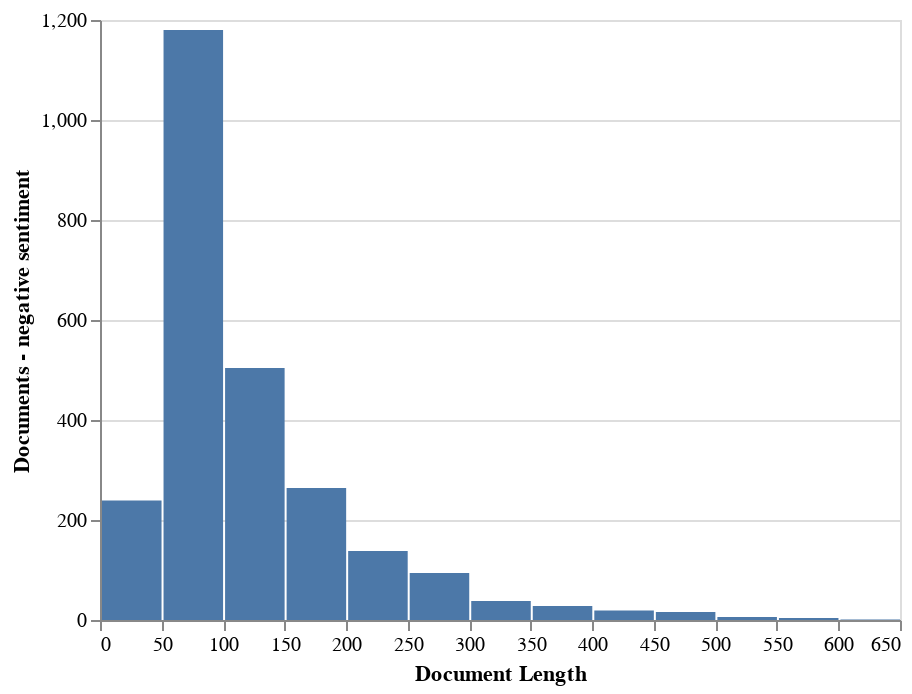

The notebook cell this image was saved under:
### Code cell
# histogram of review lengths - negative label

text_data.display.histogram(
    list(neg_sentiment_corpus.doc_lengths.values()),
    x_label="Document Length",
    y_label='Documents - negative sentiment',
    max_bins = 20
)

### Figure 1 — Vega-Lite specification as saved in the notebook (floating-point values rounded to 4 significant figures; data arrays with more than 128 entries replaced by an {"elided": "..."} marker saying what was removed)
{"config": {"view": {"continuousWidth": 400, "continuousHeight": 300}}, "data": {"name": "data-f602005c20729256d937d0bb04091640"}, "mark": "bar", "encoding": {"x": {"bin": {"maxbins": 20}, "field": "Document Length", "scale": {"type": "linear"}, "title": "Document Length", "type": "quantitative"}, "y": {"aggregate": "count", "scale": {"type": "linear"}, "title": "Documents - negative sentiment", "type": "quantitative"}}, "$schema": "https://vega.github.io/schema/vega-lite/v4.17.0.json", "datasets": {"data-f602005c20729256d937d0bb04091640": {"elided": "2531 records"}}}
